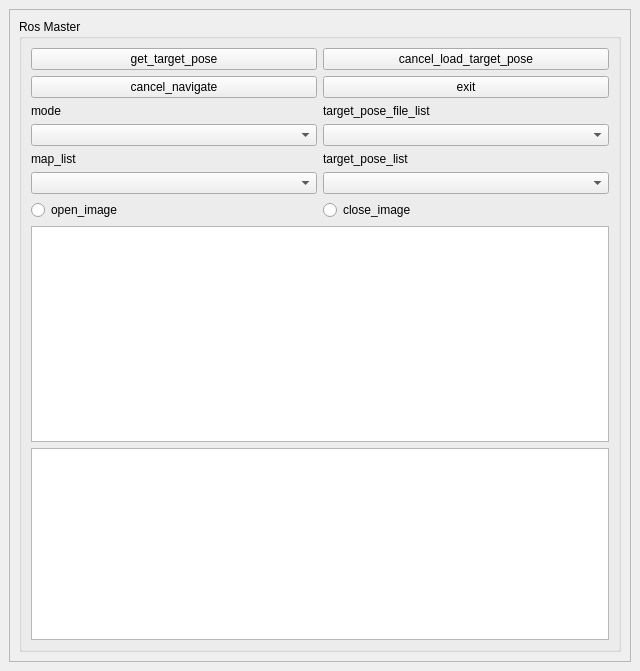
<?xml version="1.0" encoding="UTF-8"?>
<ui version="4.0">
 <class>MainWindowDesign</class>
 <widget class="QMainWindow" name="MainWindowDesign">
  <property name="geometry">
   <rect>
    <x>0</x>
    <y>0</y>
    <width>640</width>
    <height>671</height>
   </rect>
  </property>
  <property name="sizePolicy">
   <sizepolicy hsizetype="Fixed" vsizetype="Fixed">
    <horstretch>0</horstretch>
    <verstretch>0</verstretch>
   </sizepolicy>
  </property>
  <property name="windowTitle">
   <string>ROS_UI</string>
  </property>
  <property name="windowIcon">
   <iconset>
    <normaloff>:/images/icon.png</normaloff>:/images/icon.png</iconset>
  </property>
  <property name="locale">
   <locale language="English" country="Australia"/>
  </property>
  <widget class="QWidget" name="centralwidget">
   <layout class="QHBoxLayout">
    <item>
     <widget class="QFrame" name="frame">
      <property name="sizePolicy">
       <sizepolicy hsizetype="Minimum" vsizetype="Preferred">
        <horstretch>0</horstretch>
        <verstretch>0</verstretch>
       </sizepolicy>
      </property>
      <property name="layoutDirection">
       <enum>Qt::LeftToRight</enum>
      </property>
      <property name="frameShape">
       <enum>QFrame::StyledPanel</enum>
      </property>
      <property name="frameShadow">
       <enum>QFrame::Raised</enum>
      </property>
      <layout class="QVBoxLayout" name="verticalLayout_3">
       <property name="topMargin">
        <number>9</number>
       </property>
       <item>
        <widget class="QGroupBox" name="groupBox">
         <property name="title">
          <string>Ros Master</string>
         </property>
         <layout class="QGridLayout" name="gridLayout">
          <item row="3" column="0">
           <widget class="QPushButton" name="get_target_pose">
            <property name="text">
             <string>get_target_pose</string>
            </property>
           </widget>
          </item>
          <item row="16" column="0">
           <widget class="QRadioButton" name="radioButton_open">
            <property name="text">
             <string>open_image</string>
            </property>
           </widget>
          </item>
          <item row="16" column="1">
           <widget class="QRadioButton" name="radioButton_close">
            <property name="text">
             <string>close_image</string>
            </property>
           </widget>
          </item>
          <item row="13" column="1">
           <widget class="QLabel" name="target_pose_list">
            <property name="text">
             <string>target_pose_list</string>
            </property>
           </widget>
          </item>
          <item row="3" column="1">
           <widget class="QPushButton" name="cancel_load_target_pose">
            <property name="text">
             <string>cancel_load_target_pose</string>
            </property>
           </widget>
          </item>
          <item row="18" column="0" colspan="2">
           <widget class="QGraphicsView" name="map_image">
            <property name="enabled">
             <bool>true</bool>
            </property>
            <property name="sizePolicy">
             <sizepolicy hsizetype="Fixed" vsizetype="Fixed">
              <horstretch>0</horstretch>
              <verstretch>0</verstretch>
             </sizepolicy>
            </property>
            <property name="maximumSize">
             <size>
              <width>1280</width>
              <height>1280</height>
             </size>
            </property>
            <property name="contextMenuPolicy">
             <enum>Qt::NoContextMenu</enum>
            </property>
           </widget>
          </item>
          <item row="15" column="1">
           <widget class="QComboBox" name="target_pose_list_comboBox"/>
          </item>
          <item row="9" column="0">
           <widget class="QLabel" name="mode">
            <property name="text">
             <string>mode</string>
            </property>
           </widget>
          </item>
          <item row="11" column="1">
           <widget class="QComboBox" name="target_pose_file_list_comboBox"/>
          </item>
          <item row="9" column="1">
           <widget class="QLabel" name="target_pose_file_list">
            <property name="text">
             <string>target_pose_file_list</string>
            </property>
           </widget>
          </item>
          <item row="4" column="1">
           <widget class="QPushButton" name="exit">
            <property name="text">
             <string>exit</string>
            </property>
           </widget>
          </item>
          <item row="4" column="0">
           <widget class="QPushButton" name="cancel_navigate">
            <property name="text">
             <string>cancel_navigate</string>
            </property>
           </widget>
          </item>
          <item row="11" column="0">
           <widget class="QComboBox" name="mode_state"/>
          </item>
          <item row="15" column="0">
           <widget class="QComboBox" name="map_list_comboBox"/>
          </item>
          <item row="13" column="0">
           <widget class="QLabel" name="map_list">
            <property name="text">
             <string>map_list</string>
            </property>
           </widget>
          </item>
          <item row="17" column="0" colspan="2">
           <widget class="QGraphicsView" name="cam_image"/>
          </item>
         </layout>
        </widget>
       </item>
      </layout>
     </widget>
    </item>
   </layout>
  </widget>
  <action name="action_Quit">
   <property name="text">
    <string>&amp;Quit</string>
   </property>
   <property name="shortcut">
    <string>Ctrl+Q</string>
   </property>
   <property name="shortcutContext">
    <enum>Qt::ApplicationShortcut</enum>
   </property>
  </action>
  <action name="action_Preferences">
   <property name="text">
    <string>&amp;Preferences</string>
   </property>
  </action>
  <action name="actionAbout">
   <property name="text">
    <string>&amp;About</string>
   </property>
  </action>
  <action name="actionAbout_Qt">
   <property name="text">
    <string>About &amp;Qt</string>
   </property>
  </action>
 </widget>
 <resources/>
 <connections>
  <connection>
   <sender>action_Quit</sender>
   <signal>triggered()</signal>
   <receiver>MainWindowDesign</receiver>
   <slot>close()</slot>
   <hints>
    <hint type="sourcelabel">
     <x>-1</x>
     <y>-1</y>
    </hint>
    <hint type="destinationlabel">
     <x>399</x>
     <y>299</y>
    </hint>
   </hints>
  </connection>
 </connections>
</ui>
